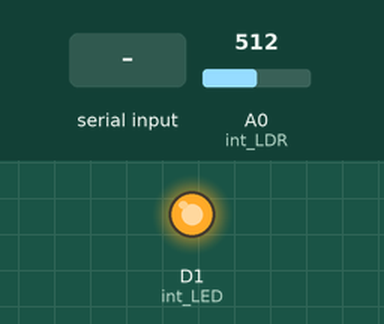
Recording of a sketch running on a simulated ESP8266 (NodeMCU). Shown: output pins drawn as LEDs (lit = HIGH). Inputs (shaded band) come from the test bench; at power-on: A0 (int_LDR) = 512.

Above: at 7.2 s.
7.3 s: "10011001\n" received over Serial
At 9.8 s:
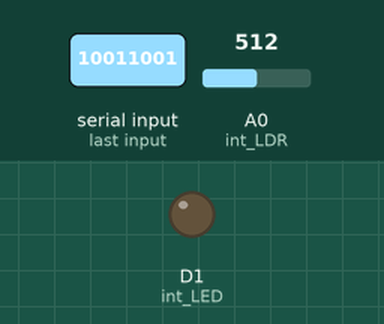
Timing chart, 0 to 16.3 s (numbered marks = the images above; inputs shaded):
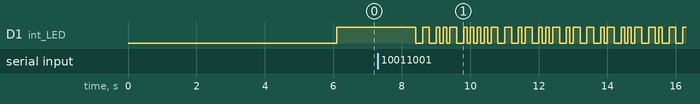

Measured:
- after the input at 7.3 s, D1 (int_LED): HIGH → LOW after 1.1 s, → HIGH 0.20 s later, → LOW 0.20 s later, → HIGH 0.20 s later, … (54 changes in this stretch)

The sketch:

Li-Fi.ino
```cpp
#include <SendData.h>


 // Pin for transmitting light through int_LED
const int int_LED = D1;
const int int_LDR = A0;

void send_data(String msg);
void receive();

// String to be sent
String string_Serial_TEXT ;
int int_ASCII_Value;

String bit_Patten = "00000000";
String br = "";
int int_LDR_Value;
//int THRESHOLD;
int THRESHOLD =1001;

//Tempory variables for calculations
int x, y, te, j, k, temp = 0;

//1Byte = 8bits
int int_Bits = 7;

void setup()
{

  pinMode(int_LDR, INPUT);
  pinMode(int_LED, OUTPUT);
  Serial.begin(9600);
  delay(1000);

  delay(5000);
 // THRESHOLD =  analogRead(int_LDR) +100;
}

void loop()
{
  receive();
  //Serial.println(analogRead(int_LDR));
  if (Serial.available())
  {
    string_Serial_TEXT = Serial.readString();
    send_data(" DEVICE: ");
    send_data(string_Serial_TEXT);
    send_data("\n");

    Serial.print("ME: ");
    Serial.println(string_Serial_TEXT);

    Serial.flush();

  }
  else
  {

    digitalWrite(int_LED, HIGH);  //idel status

  }
}

void send_data(String msg)
{
  for (int i = 0; i < msg.length(); i++)
  {
    int_ASCII_Value = msg[i];
    digitalWrite(int_LED, HIGH);
    delay(100);
    digitalWrite(int_LED, LOW);
    delay(100);
    digitalWrite(int_LED, LOW);
    delay(100);
    digitalWrite(int_LED, HIGH);
    delay(100);
    digitalWrite(int_LED, HIGH);
    delay(100);
    digitalWrite(int_LED, LOW);
    delay(100);
    digitalWrite(int_LED, LOW);
    delay(100);
    digitalWrite(int_LED, HIGH);
    delay(100);
    for (int j1 = 7; j1 >= 0; j1--)
    {
      if (bitRead(int_ASCII_Value, j1) == 1)
      {
        digitalWrite(int_LED, HIGH);
        delay(100);
        digitalWrite(int_LED, LOW);
        delay(100);

      }
      else
      {
        digitalWrite(int_LED, LOW);
        delay(100);
        digitalWrite(int_LED, HIGH);
        delay(100);

      }
    }

  }


}

void receive()
{
  int_LDR_Value = analogRead(int_LDR);

  k++;
  temp += int_LDR_Value;
  if (int_LDR_Value > THRESHOLD)
    bit_Patten = bit_Patten.substring(1) + "1";
  else
    bit_Patten = bit_Patten.substring(1) + "0";
  if (bit_Patten.equals("10011001"))
  {
    y = 0;
    for (int i = 15; i >= 0; i--)
    {
      delay(100);
      int_LDR_Value = analogRead(int_LDR);
      k++;
      temp += int_LDR_Value;
      if (int_LDR_Value > THRESHOLD)
        br = br + "1";
      else
        br = br + "0";

      if (br.equals("01"))
      {
        x = 0;
        br = "";

        y += 0;
        int_Bits--;
      }
      else if (br.equals("10"))
      {
        x = 1;
        br = "";
        j = int_Bits;
        te = 1;
        while (j--)
          te = te * 2;
        y += x * te;
        int_Bits--;
      }
      else if (br.length() > 2)
        br = "";

    }
    int_Bits = 7;
    bit_Patten = "00000000";
    Serial.print((char)y);

  }
  if (k >= 24)
  {
    THRESHOLD = temp / k;   //get average threshold
    k = 0;

    temp = 0;

  }
  delay(100);
}
```

SendData.h
```cpp
#ifndef SENDDATA_H
#define SENDDATA_H


class Send {

  private:
    byte int_LED;

  public:

    Send(byte int_LED);

    void init();


    void send_data();


};
#endif
```
